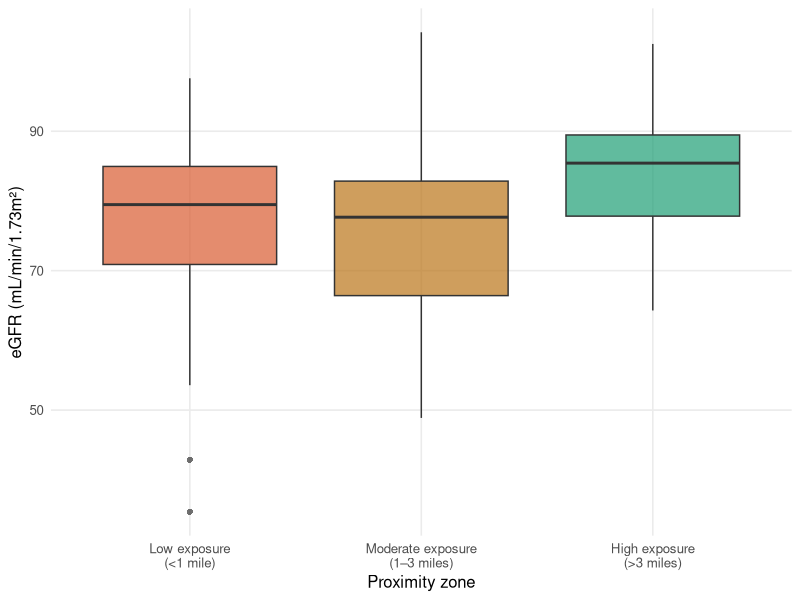

Reproduce this figure in R.
## ---- chunk 1
my_data <- data.frame(
  id = 1:5,name = c("Alice", 'Bob', "Charlie", "David", "Eve"),
  score=c(85,92,78,95,88)
)
## ---- chunk 2
#| echo: true
#| warning: false
# Data
supplement <- c(4, 6, 5, 7, 6)
placebo <- c(8, 9, 6, 10, 9)

# Mann–Whitney U test
wilcox.test(supplement, placebo, alternative = "two.sided")
## ---- chunk 3
#| echo: true
p1 <- power.t.test(n = 28,
             delta = 1.5, 
             sd = 2.3,
             sig.level = 0.05,
             type = "two.sample",
             alternative = "two.sided")

p2 <- power.t.test(n = 28,
             delta = 1.5, 
             sd = 5,
             sig.level = 0.05,
             type = "two.sample",
             alternative = "two.sided")
## ---- chunk 4
#| echo: false
#| message: false
#| warning: false

# Simulate data (not shown to students)
set.seed(2026)
cortisol <- rnorm(40, mean = 19.8, sd = 4)   # hidden from output

# Run the one-sample t-test shown to students
t_output <- t.test(cortisol, mu = 15)

t_output
## ---- chunk 5
#| echo: false
#| results: "hide"
#| warning: false
#| message: false
library(tidyverse)

set.seed(99)

n <- 30

egfr_data <- tibble(
  zone = rep(c("Low exposure\n(<1 mile)", "Moderate exposure\n(1–3 miles)", "High exposure\n(>3 miles)"), each = n),
  egfr = c(
    rnorm(n, mean = 78, sd = 14),
    rnorm(n, mean = 81, sd = 14),
    rnorm(n, mean = 83, sd = 14)
  )
)

egfr_data$zone <- factor(
  egfr_data$zone,
  levels = c("Low exposure\n(<1 mile)", "Moderate exposure\n(1–3 miles)", "High exposure\n(>3 miles)")
)
## ---- chunk 6
#| echo: false
#| warning: false
#| message: false
#| fig-width: 7
#| fig-height: 4

ggplot(egfr_data, aes(x = zone, y = egfr, fill = zone)) +
  geom_boxplot(alpha = 0.7, outlier.shape = 16, outlier.size = 1.8) +
  scale_fill_manual(values = c(
    "Low exposure\n(<1 mile)"        = "#D85A30",
    "Moderate exposure\n(1–3 miles)" = "#BA7517",
    "High exposure\n(>3 miles)"      = "#1D9E75"
  )) +
  labs(
    x = "Proximity zone",
    y = "eGFR (mL/min/1.73m²)"
  ) +
  theme_minimal(base_size = 12) +
  theme(
    legend.position = "none",
    panel.grid.minor = element_blank()
  )
## ---- chunk 7
fit <- aov(egfr ~ zone, data = egfr_data)
summary(fit)
